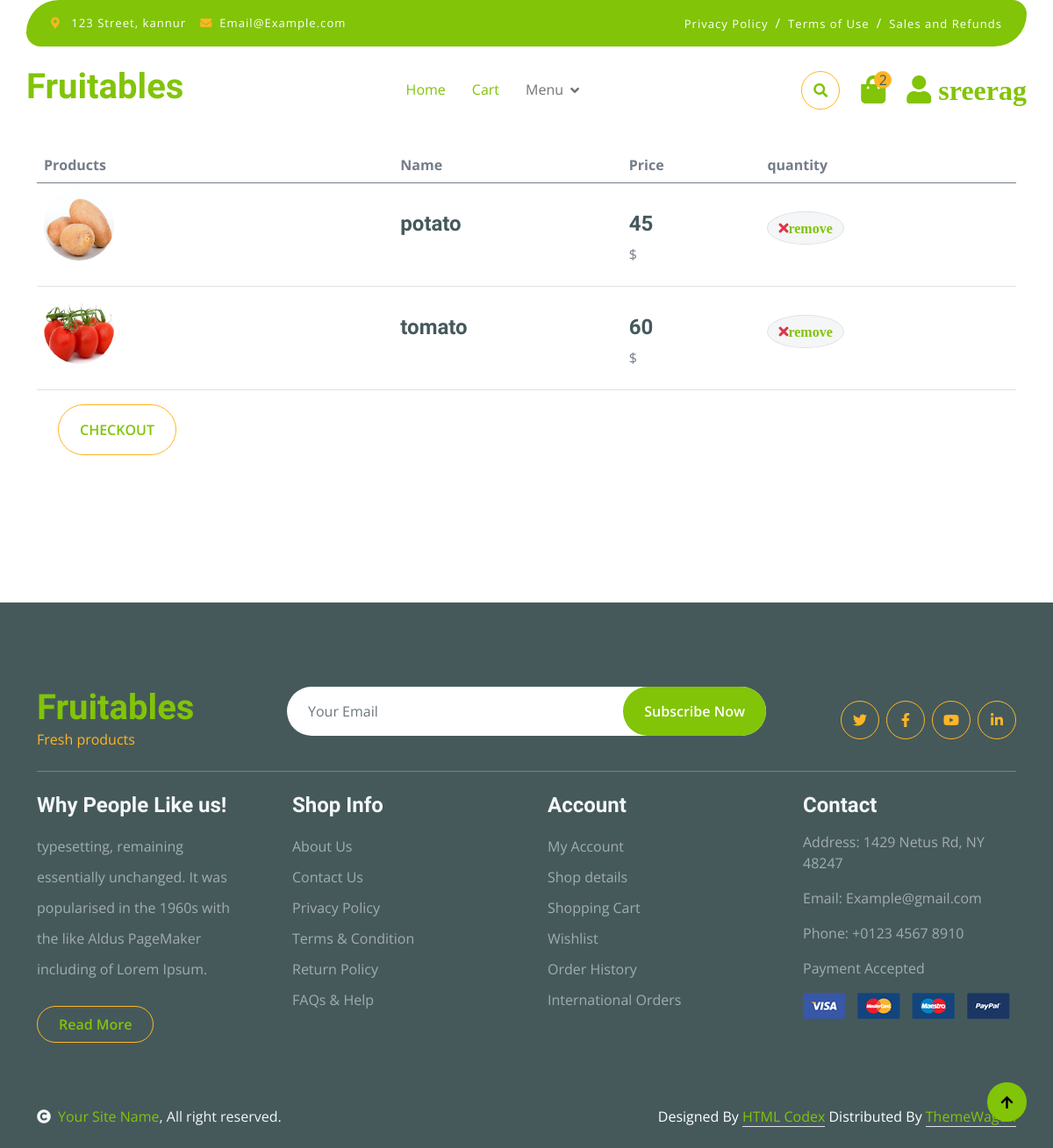
The app's page /cart/ (signed in) with its own data.
### cart/models.py (models this page shows, shortened)
class Cart(models.Model):
    product = models.ForeignKey(
        Product, on_delete=models.CASCADE, blank=True, null=True)
    user = models.ForeignKey(
        User, on_delete=models.CASCADE, blank=True, null=True)
    qty = models.IntegerField(default=1)
    total = models.IntegerField(blank=True, null=True)
    order_complted=models.BooleanField(default=False)

### app/models.py (models this page shows)
class Product(models.Model):
    name = models.CharField(max_length=50, blank=True, null=True)
    desc = models.TextField(blank=True, null=True)
    price = models.IntegerField(blank=True, null=True)
    image = models.ImageField(
        upload_to='images', default='image not available')
    thumbnails = models.ImageField(upload_to='thumbnail', blank=True)
    categ = models.ForeignKey(
        'category', on_delete=models.CASCADE, blank=True, null=True)
    created = models.DateTimeField(auto_now=True)
    def __str__(self):
        return self.name
    class Meta:
        ordering = ['-created']

### cart/views.py (the view)
# urls.py: path('',cart,name='cart'),
def cart(request, *args, **kwargs):
    cart = Cart.objects.filter(user=request.user).filter(order_complted=False)
    cart_count = cart.count()
    if cart_count == 0:
        messages.info(request, "cart is empty")
    cart_total = 0
    for i in cart:
        cart_total = cart_total+i.total
    context = {'cart': cart, 'cart_count': cart_count,
               'cart_total': cart_total}
    return render(request, 'cart.html', context)

### templates/cart.html (shortened to what this page needs)
   {% extends 'index.html' %}
   {% block cart %}
     <br>
     <br>
     <br>
   <div class="container-fluid py-5 ">
    <div class="container py-5">
        <form action="{% url 'checkout' %}" method="GET"> {% csrf_token %}
        <div class="table-responsive">
            <table class="table">
                <thead>
                  <tr>
                    <th scope="col">Products</th>
                    <th scope="col">Name</th>
                    <th scope="col">Price</th>
                    <th scope="col">quantity</th>
                  </tr>
                </thead>
                <tbody>
                    {% for i in cart  %}
                    <tr>
                        <th scope="row p-5">
                            <div class="d-flex align-items-center">
                                <img src="{{i.product.image.url}}" class="img-fluid me-5 rounded-circle" style="width: 80px; height: 80px;" alt="">
                            </div>
                        </th>
                        <td>
                            <p class="mb-0 mt-4"><h4>{{i.product}}</h4></p>
                        </td>
                        <td>
                            <p class="mb-0 mt-4"><h4>{{i.product.price}} </h4>$</p>
                        </td>
                        <td>
                            <button class="btn btn-md rounded-circle bg-light border mt-4" type="" >
                                <i class="fa fa-times text-danger"><a href="{% url 'remove-from-cart' i.id %}">remove</a></i>
                            </button>
                        </td>
                    </tr>
                    {% endfor %}
                </tbody>
            </table>
            <button class="btn border-secondary rounded-pill px-4 py-3 text-primary text-uppercase mb-4 ms-4" type="submit">checkout
            </button>
        </div>
    </form>
                </div>
            </div>
{% endblock cart %}

### templates/index.html (shortened to what this page needs)
{% load static %}
<!DOCTYPE html>
<html lang="en">
  <head>
    <link
      rel="stylesheet"
      href="https://use.fontawesome.com/releases/v5.15.4/css/all.css"
    />
    <link
      href="https://cdn.jsdelivr.net/npm/bootstrap-icons@1.4.1/font/bootstrap-icons.css"
      rel="stylesheet"
    />
    <link
      href="{% static 'lib/lightbox/css/lightbox.min.css' %}"
      rel="stylesheet"
    />
    <link
      href="{% static 'lib/owlcarousel/assets/owl.carousel.min.css' %}"
      rel="stylesheet"
    />
    <link href="{% static 'css1/bootstrap.min.css' %}" rel="stylesheet" />
    <link href="{% static 'css1/style.css' %}" rel="stylesheet" />
  </head>
  <body>
    <div class="container-fluid fixed-top">
      <div class="container topbar bg-primary d-none d-lg-block">
        <div class="d-flex justify-content-between">
          <div class="top-info ps-2">
            <small class="me-3"
              ><i class="fas fa-map-marker-alt me-2 text-secondary"></i>
              <a href="#" class="text-white">123 Street, kannur</a></small
            >
            <small class="me-3"
              ><i class="fas fa-envelope me-2 text-secondary"></i
              ><a href="#" class="text-white">Email@Example.com</a></small
            >
          </div>
          <div class="top-link pe-2">
            <a href="#" class="text-white"
              ><small class="text-white mx-2">Privacy Policy</small>/</a
            >
            <a href="#" class="text-white"
              ><small class="text-white mx-2">Terms of Use</small>/</a
            >
            <a href="#" class="text-white"
              ><small class="text-white ms-2">Sales and Refunds</small></a
            >
          </div>
        </div>
      </div>
      <div class="container px-0">
        <nav class="navbar navbar-light bg-white navbar-expand-xl">
          <a href="index.html" class="navbar-brand"
            ><h1 class="text-primary display-6">Fruitables</h1></a
          >
          <div class="collapse navbar-collapse bg-white" id="navbarCollapse">
            <div class="navbar-nav mx-auto">
              <a href="{% url 'index' %}" class="nav-item nav-link active">Home</a>
              <a href="{% url 'cart' %}" class="nav-item nav-link active">Cart</a>
              <div class="nav-item dropdown">
                <a
                  href="#"
                  class="nav-link dropdown-toggle"
                  data-bs-toggle="dropdown"
                  >Menu</a
                >
              </div>
            </div>
            <div class="d-flex m-3 me-0">
              <button
                class="btn-search btn border border-secondary btn-md-square rounded-circle bg-white me-4"
                data-bs-toggle="modal"
                data-bs-target="#searchModal"
              >
                <i class="fas fa-search text-primary"></i>
              </button>
              <a href="{% url 'cart' %}" class="position-relative me-4 my-auto">
                <i class="fa fa-shopping-bag fa-2x"></i>
                <span
                  class="position-absolute bg-secondary rounded-circle d-flex align-items-center justify-content-center text-dark px-1"
                  style="top: -5px; left: 15px; height: 20px; min-width: 20px"
                  >{{cart_count}}</span
                >
              </a>
              <a href="{% url 'userdetails' %}" class="my-auto">
                <i class="fas fa-user fa-2x"> {{request.user}}</i>
              </a>
            </div>
          </div>
        </nav>
      </div>
    </div>
    {% block cart %}
    {% endblock cart %}
    <div class="container-fluid bg-dark text-white-50 footer pt-5 mt-5">
      <div class="container py-5">
        <div
          class="pb-4 mb-4"
          style="border-bottom: 1px solid rgba(226, 175, 24, 0.5)"
        >
          <div class="row g-4">
            <div class="col-lg-3">
              <a href="#">
                <h1 class="text-primary mb-0">Fruitables</h1>
                <p class="text-secondary mb-0">Fresh products</p>
              </a>
            </div>
            <div class="col-lg-6">
              <div class="position-relative mx-auto">
                <input
                  class="form-control border-0 w-100 py-3 px-4 rounded-pill"
                  type="number"
                  placeholder="Your Email"
                />
                <button
                  type="submit"
                  class="btn btn-primary border-0 border-secondary py-3 px-4 position-absolute rounded-pill text-white"
                  style="top: 0; right: 0"
                >
                  Subscribe Now
                </button>
              </div>
            </div>
            <div class="col-lg-3">
              <div class="d-flex justify-content-end pt-3">
                <a
                  class="btn btn-outline-secondary me-2 btn-md-square rounded-circle"
                  href=""
                  ><i class="fab fa-twitter"></i
                ></a>
                <a
                  class="btn btn-outline-secondary me-2 btn-md-square rounded-circle"
                  href=""
                  ><i class="fab fa-facebook-f"></i
                ></a>
                <a
                  class="btn btn-outline-secondary me-2 btn-md-square rounded-circle"
                  href=""
                  ><i class="fab fa-youtube"></i
                ></a>
                <a
                  class="btn btn-outline-secondary btn-md-square rounded-circle"
                  href=""
                  ><i class="fab fa-linkedin-in"></i
                ></a>
              </div>
            </div>
          </div>
        </div>
        <div class="row g-5">
          <div class="col-lg-3 col-md-6">
            <div class="footer-item">
              <h4 class="text-light mb-3">Why People Like us!</h4>
              <p class="mb-4">
                typesetting, remaining essentially unchanged. It was popularised
                in the 1960s with the like Aldus PageMaker including of Lorem
                Ipsum.
              </p>
              <a
                href=""
                class="btn border-secondary py-2 px-4 rounded-pill text-primary"
                >Read More</a
              >
            </div>
          </div>
          <div class="col-lg-3 col-md-6">
            <div class="d-flex flex-column text-start footer-item">
              <h4 class="text-light mb-3">Shop Info</h4>
              <a class="btn-link" href="">About Us</a>
              <a class="btn-link" href="">Contact Us</a>
              <a class="btn-link" href="">Privacy Policy</a>
              <a class="btn-link" href="">Terms & Condition</a>
              <a class="btn-link" href="">Return Policy</a>
              <a class="btn-link" href="">FAQs & Help</a>
            </div>
          </div>
          <div class="col-lg-3 col-md-6">
            <div class="d-flex flex-column text-start footer-item">
              <h4 class="text-light mb-3">Account</h4>
              <a class="btn-link" href="">My Account</a>
              <a class="btn-link" href="">Shop details</a>
              <a class="btn-link" href="">Shopping Cart</a>
              <a class="btn-link" href="">Wishlist</a>
              <a class="btn-link" href="">Order History</a>
              <a class="btn-link" href="">International Orders</a>
            </div>
          </div>
          <div class="col-lg-3 col-md-6">
            <div class="footer-item">
              <h4 class="text-light mb-3">Contact</h4>
              <p>Address: 1429 Netus Rd, NY 48247</p>
              <p>Email: Example@gmail.com</p>
              <p>Phone: +0123 4567 8910</p>
              <p>Payment Accepted</p>
              <img
                src="{% static 'img/payment.png' %}"
                class="img-fluid"
                alt=""
              />
            </div>
          </div>
        </div>
      </div>
    </div>
    <div class="container-fluid copyright bg-dark py-4">
      <div class="container">
        <div class="row">
          <div class="col-md-6 text-center text-md-start mb-3 mb-md-0">
            <span class="text-light"
              ><a href="#"
                ><i class="fas fa-copyright text-light me-2"></i>Your Site
                Name</a
              >, All right reserved.</span
            >
          </div>
          <div class="col-md-6 my-auto text-center text-md-end text-white">
            Designed By
            <a class="border-bottom" href="https://htmlcodex.com">HTML Codex</a>
            Distributed By
            <a class="border-bottom" href="https://themewagon.com"
              >ThemeWagon</a
            >
          </div>
        </div>
      </div>
    </div>
    <a
      href="#"
      class="btn btn-primary border-3 border-primary rounded-circle back-to-top"
      ><i class="fa fa-arrow-up"></i
    ></a>
  </body>
</html>

### static/css1/style.css (style rules this page uses)
.back-to-top { position: fixed; right: 30px; bottom: 30px; display: flex; width: 45px; height: 45px; align-items: center; justify-content: center; transition: 0.5s; z-index: 99; }
.btn { font-weight: 600; transition: .5s; }
.btn-md-square { width: 44px; height: 44px; }
.btn-square, .btn-sm-square, .btn-md-square, .btn-lg-square { padding: 0; display: flex; align-items: center; justify-content: center; font-weight: normal; }
.btn.border-secondary { transition: 0.5s; }
.fixed-top { transition: 0.5s; background: var(--bs-white); border: 0; }
.topbar { padding: 20px; border-radius: 230px 100px; }
.topbar .top-info { font-size: 15px; line-height: 0; letter-spacing: 1px; display: flex; align-items: center; }
.topbar .top-link { font-size: 15px; line-height: 0; letter-spacing: 1px; display: flex; align-items: center; }
.topbar .top-link a { letter-spacing: 1px; }
.navbar .navbar-nav .nav-link { padding: 10px 15px; font-size: 16px; transition: .5s; }
.navbar { height: 100px; border-bottom: 1px solid rgba(255, 255, 255, .1); }
.navbar .navbar-nav .nav-link:hover, .navbar .navbar-nav .nav-link.active, .fixed-top.bg-white .navbar .navbar-nav .nav-link:hover, .fixed-top.bg-white .navbar .navbar-nav .nav-link.active { color: var(--bs-primary); }
.navbar .dropdown-toggle::after { border: none; content: "\f107"; font-family: "Font Awesome 5 Free"; font-weight: 700; vertical-align: middle; margin-left: 8px; }
.footer .footer-item .btn-link { line-height: 35px; color: rgba(255, 255, 255, .5); transition: 0.5s; }
.footer .footer-item p.mb-4 { line-height: 35px; }

### records on screen
Cart: product.image (picture), product "potato", product.price "45"
Cart: product.image (picture), product "tomato", product.price "60"

### other values on screen
{{ cart_count }} "2"
{{ request.user }} "sreerag"
